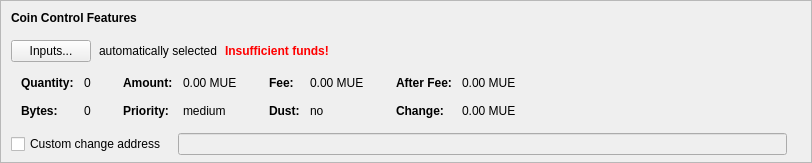
    <widget class="QFrame" name="frameCoinControl">
     <property name="sizePolicy">
      <sizepolicy hsizetype="Expanding" vsizetype="Expanding">
       <horstretch>0</horstretch>
       <verstretch>0</verstretch>
      </sizepolicy>
     </property>
     <property name="maximumSize">
      <size>
       <width>16777215</width>
       <height>16777215</height>
      </size>
     </property>
     <property name="frameShape">
      <enum>QFrame::StyledPanel</enum>
     </property>
     <property name="frameShadow">
      <enum>QFrame::Sunken</enum>
     </property>
     <layout class="QVBoxLayout" name="verticalLayoutCoinControl2">
      <property name="spacing">
       <number>0</number>
      </property>
      <property name="leftMargin">
       <number>0</number>
      </property>
      <property name="topMargin">
       <number>0</number>
      </property>
      <property name="rightMargin">
       <number>0</number>
      </property>
      <property name="bottomMargin">
       <number>6</number>
      </property>
      <item>
       <layout class="QVBoxLayout" name="verticalLayoutCoinControl" stretch="0,0,0,0,1">
        <property name="spacing">
         <number>0</number>
        </property>
        <property name="leftMargin">
         <number>10</number>
        </property>
        <property name="topMargin">
         <number>10</number>
        </property>
        <item>
         <layout class="QHBoxLayout" name="horizontalLayoutCoinControl1">
          <property name="bottomMargin">
           <number>15</number>
          </property>
          <item>
           <widget class="QLabel" name="labelCoinControlFeatures">
            <property name="sizePolicy">
             <sizepolicy hsizetype="Preferred" vsizetype="Maximum">
              <horstretch>0</horstretch>
              <verstretch>0</verstretch>
             </sizepolicy>
            </property>
            <property name="font">
             <font>
              <weight>75</weight>
              <bold>true</bold>
             </font>
            </property>
            <property name="styleSheet">
             <string notr="true">font-weight:bold;</string>
            </property>
            <property name="text">
             <string>Coin Control Features</string>
            </property>
           </widget>
          </item>
         </layout>
        </item>
        <item>
         <layout class="QHBoxLayout" name="horizontalLayoutCoinControl2" stretch="0,0,0,0">
          <property name="spacing">
           <number>8</number>
          </property>
          <property name="bottomMargin">
           <number>10</number>
          </property>
          <item>
           <widget class="QPushButton" name="pushButtonCoinControl">
            <property name="styleSheet">
             <string notr="true"/>
            </property>
            <property name="text">
             <string>Inputs...</string>
            </property>
            <property name="autoDefault">
             <bool>false</bool>
            </property>
           </widget>
          </item>
          <item>
           <widget class="QLabel" name="labelCoinControlAutomaticallySelected">
            <property name="text">
             <string>automatically selected</string>
            </property>
            <property name="margin">
             <number>5</number>
            </property>
           </widget>
          </item>
          <item>
           <widget class="QLabel" name="labelCoinControlInsuffFunds">
            <property name="font">
             <font>
              <weight>75</weight>
              <bold>true</bold>
             </font>
            </property>
            <property name="styleSheet">
             <string notr="true">color:red;font-weight:bold;</string>
            </property>
            <property name="text">
             <string>Insufficient funds!</string>
            </property>
            <property name="margin">
             <number>5</number>
            </property>
           </widget>
          </item>
          <item>
           <spacer name="horizontalSpacerCoinControl">
            <property name="orientation">
             <enum>Qt::Horizontal</enum>
            </property>
            <property name="sizeHint" stdset="0">
             <size>
              <width>40</width>
              <height>1</height>
             </size>
            </property>
           </spacer>
          </item>
         </layout>
        </item>
        <item>
         <widget class="QWidget" name="widgetCoinControl" native="true">
          <property name="sizePolicy">
           <sizepolicy hsizetype="Preferred" vsizetype="Preferred">
            <horstretch>0</horstretch>
            <verstretch>0</verstretch>
           </sizepolicy>
          </property>
          <property name="minimumSize">
           <size>
            <width>0</width>
            <height>0</height>
           </size>
          </property>
          <property name="styleSheet">
           <string notr="true"/>
          </property>
          <layout class="QHBoxLayout" name="horizontalLayoutCoinControl5">
           <property name="leftMargin">
            <number>0</number>
           </property>
           <property name="topMargin">
            <number>0</number>
           </property>
           <property name="rightMargin">
            <number>0</number>
           </property>
           <property name="bottomMargin">
            <number>0</number>
           </property>
           <item>
            <layout class="QHBoxLayout" name="horizontalLayoutCoinControl3" stretch="0,0,0,1">
             <property name="spacing">
              <number>20</number>
             </property>
             <property name="topMargin">
              <number>0</number>
             </property>
             <property name="bottomMargin">
              <number>10</number>
             </property>
             <item>
              <layout class="QFormLayout" name="formLayoutCoinControl1">
               <property name="horizontalSpacing">
                <number>10</number>
               </property>
               <property name="verticalSpacing">
                <number>14</number>
               </property>
               <property name="leftMargin">
                <number>10</number>
               </property>
               <property name="topMargin">
                <number>4</number>
               </property>
               <property name="rightMargin">
                <number>6</number>
               </property>
               <item row="0" column="0">
                <widget class="QLabel" name="labelCoinControlQuantityText">
                 <property name="font">
                  <font>
                   <weight>75</weight>
                   <bold>true</bold>
                  </font>
                 </property>
                 <property name="text">
                  <string>Quantity:</string>
                 </property>
                 <property name="margin">
                  <number>0</number>
                 </property>
                </widget>
               </item>
               <item row="0" column="1">
                <widget class="QLabel" name="labelCoinControlQuantity">
                 <property name="cursor">
                  <cursorShape>IBeamCursor</cursorShape>
                 </property>
                 <property name="contextMenuPolicy">
                  <enum>Qt::ActionsContextMenu</enum>
                 </property>
                 <property name="text">
                  <string notr="true">0</string>
                 </property>
                 <property name="margin">
                  <number>0</number>
                 </property>
                 <property name="textInteractionFlags">
                  <set>Qt::LinksAccessibleByMouse|Qt::TextSelectableByKeyboard|Qt::TextSelectableByMouse</set>
                 </property>
                </widget>
               </item>
               <item row="1" column="0">
                <widget class="QLabel" name="labelCoinControlBytesText">
                 <property name="font">
                  <font>
                   <weight>75</weight>
                   <bold>true</bold>
                  </font>
                 </property>
                 <property name="text">
                  <string>Bytes:</string>
                 </property>
                </widget>
               </item>
               <item row="1" column="1">
                <widget class="QLabel" name="labelCoinControlBytes">
                 <property name="cursor">
                  <cursorShape>IBeamCursor</cursorShape>
                 </property>
                 <property name="contextMenuPolicy">
                  <enum>Qt::ActionsContextMenu</enum>
                 </property>
                 <property name="text">
                  <string notr="true">0</string>
                 </property>
                 <property name="textInteractionFlags">
                  <set>Qt::LinksAccessibleByMouse|Qt::TextSelectableByKeyboard|Qt::TextSelectableByMouse</set>
                 </property>
                </widget>
               </item>
              </layout>
             </item>
             <item>
              <layout class="QFormLayout" name="formLayoutCoinControl2">
               <property name="horizontalSpacing">
                <number>10</number>
               </property>
               <property name="verticalSpacing">
                <number>14</number>
               </property>
               <property name="leftMargin">
                <number>6</number>
               </property>
               <property name="topMargin">
                <number>4</number>
               </property>
               <property name="rightMargin">
                <number>6</number>
               </property>
               <item row="0" column="0">
                <widget class="QLabel" name="labelCoinControlAmountText">
                 <property name="font">
                  <font>
                   <weight>75</weight>
                   <bold>true</bold>
                  </font>
                 </property>
                 <property name="text">
                  <string>Amount:</string>
                 </property>
                 <property name="margin">
                  <number>0</number>
                 </property>
                </widget>
               </item>
               <item row="0" column="1">
                <widget class="QLabel" name="labelCoinControlAmount">
                 <property name="cursor">
                  <cursorShape>IBeamCursor</cursorShape>
                 </property>
                 <property name="contextMenuPolicy">
                  <enum>Qt::ActionsContextMenu</enum>
                 </property>
                 <property name="text">
                  <string notr="true">0.00 MUE</string>
                 </property>
                 <property name="textInteractionFlags">
                  <set>Qt::LinksAccessibleByMouse|Qt::TextSelectableByKeyboard|Qt::TextSelectableByMouse</set>
                 </property>
                </widget>
               </item>
               <item row="1" column="0">
                <widget class="QLabel" name="labelCoinControlPriorityText">
                 <property name="font">
                  <font>
                   <weight>75</weight>
                   <bold>true</bold>
                  </font>
                 </property>
                 <property name="text">
                  <string>Priority:</string>
                 </property>
                </widget>
               </item>
               <item row="1" column="1">
                <widget class="QLabel" name="labelCoinControlPriority">
                 <property name="cursor">
                  <cursorShape>IBeamCursor</cursorShape>
                 </property>
                 <property name="contextMenuPolicy">
                  <enum>Qt::ActionsContextMenu</enum>
                 </property>
                 <property name="text">
                  <string>medium</string>
                 </property>
                 <property name="textInteractionFlags">
                  <set>Qt::LinksAccessibleByMouse|Qt::TextSelectableByKeyboard|Qt::TextSelectableByMouse</set>
                 </property>
                </widget>
               </item>
              </layout>
             </item>
             <item>
              <layout class="QFormLayout" name="formLayoutCoinControl3">
               <property name="horizontalSpacing">
                <number>10</number>
               </property>
               <property name="verticalSpacing">
                <number>14</number>
               </property>
               <property name="leftMargin">
                <number>6</number>
               </property>
               <property name="topMargin">
                <number>4</number>
               </property>
               <property name="rightMargin">
                <number>6</number>
               </property>
               <item row="0" column="0">
                <widget class="QLabel" name="labelCoinControlFeeText">
                 <property name="font">
                  <font>
                   <weight>75</weight>
                   <bold>true</bold>
                  </font>
                 </property>
                 <property name="text">
                  <string>Fee:</string>
                 </property>
                 <property name="margin">
                  <number>0</number>
                 </property>
                </widget>
               </item>
               <item row="0" column="1">
                <widget class="QLabel" name="labelCoinControlFee">
                 <property name="cursor">
                  <cursorShape>IBeamCursor</cursorShape>
                 </property>
                 <property name="contextMenuPolicy">
                  <enum>Qt::ActionsContextMenu</enum>
                 </property>
                 <property name="text">
                  <string notr="true">0.00 MUE</string>
                 </property>
                 <property name="textInteractionFlags">
                  <set>Qt::LinksAccessibleByMouse|Qt::TextSelectableByKeyboard|Qt::TextSelectableByMouse</set>
                 </property>
                </widget>
               </item>
               <item row="1" column="0">
                <widget class="QLabel" name="labelCoinControlLowOutputText">
                 <property name="font">
                  <font>
                   <weight>75</weight>
                   <bold>true</bold>
                  </font>
                 </property>
                 <property name="text">
                  <string>Dust:</string>
                 </property>
                </widget>
               </item>
               <item row="1" column="1">
                <widget class="QLabel" name="labelCoinControlLowOutput">
                 <property name="cursor">
                  <cursorShape>IBeamCursor</cursorShape>
                 </property>
                 <property name="contextMenuPolicy">
                  <enum>Qt::ActionsContextMenu</enum>
                 </property>
                 <property name="text">
                  <string>no</string>
                 </property>
                 <property name="textInteractionFlags">
                  <set>Qt::LinksAccessibleByMouse|Qt::TextSelectableByKeyboard|Qt::TextSelectableByMouse</set>
                 </property>
                </widget>
               </item>
              </layout>
             </item>
             <item>
              <layout class="QFormLayout" name="formLayoutCoinControl4">
               <property name="horizontalSpacing">
                <number>10</number>
               </property>
               <property name="verticalSpacing">
                <number>14</number>
               </property>
               <property name="leftMargin">
                <number>6</number>
               </property>
               <property name="topMargin">
                <number>4</number>
               </property>
               <property name="rightMargin">
                <number>6</number>
               </property>
               <item row="0" column="0">
                <widget class="QLabel" name="labelCoinControlAfterFeeText">
                 <property name="font">
                  <font>
                   <weight>75</weight>
                   <bold>true</bold>
                  </font>
                 </property>
                 <property name="text">
                  <string>After Fee:</string>
                 </property>
                 <property name="margin">
                  <number>0</number>
                 </property>
                </widget>
               </item>
               <item row="0" column="1">
                <widget class="QLabel" name="labelCoinControlAfterFee">
                 <property name="cursor">
                  <cursorShape>IBeamCursor</cursorShape>
                 </property>
                 <property name="contextMenuPolicy">
                  <enum>Qt::ActionsContextMenu</enum>
                 </property>
                 <property name="text">
                  <string notr="true">0.00 MUE</string>
                 </property>
                 <property name="textInteractionFlags">
                  <set>Qt::LinksAccessibleByMouse|Qt::TextSelectableByKeyboard|Qt::TextSelectableByMouse</set>
                 </property>
                </widget>
               </item>
               <item row="1" column="0">
                <widget class="QLabel" name="labelCoinControlChangeText">
                 <property name="font">
                  <font>
                   <weight>75</weight>
                   <bold>true</bold>
                  </font>
                 </property>
                 <property name="text">
                  <string>Change:</string>
                 </property>
                </widget>
               </item>
               <item row="1" column="1">
                <widget class="QLabel" name="labelCoinControlChange">
                 <property name="cursor">
                  <cursorShape>IBeamCursor</cursorShape>
                 </property>
                 <property name="contextMenuPolicy">
                  <enum>Qt::ActionsContextMenu</enum>
                 </property>
                 <property name="text">
                  <string notr="true">0.00 MUE</string>
                 </property>
                 <property name="textInteractionFlags">
                  <set>Qt::LinksAccessibleByMouse|Qt::TextSelectableByKeyboard|Qt::TextSelectableByMouse</set>
                 </property>
                </widget>
               </item>
              </layout>
             </item>
            </layout>
           </item>
          </layout>
         </widget>
        </item>
        <item>
         <layout class="QHBoxLayout" name="horizontalLayoutCoinControl4" stretch="0,0,0">
          <property name="spacing">
           <number>12</number>
          </property>
          <property name="sizeConstraint">
           <enum>QLayout::SetDefaultConstraint</enum>
          </property>
          <property name="topMargin">
           <number>5</number>
          </property>
          <property name="rightMargin">
           <number>5</number>
          </property>
          <item>
           <widget class="QCheckBox" name="checkBoxCoinControlChange">
            <property name="toolTip">
             <string>If this is activated, but the change address is empty or invalid, change will be sent to a newly generated address.</string>
            </property>
            <property name="text">
             <string>Custom change address</string>
            </property>
           </widget>
          </item>
          <item>
           <widget class="QValidatedLineEdit" name="lineEditCoinControlChange">
            <property name="enabled">
             <bool>false</bool>
            </property>
            <property name="sizePolicy">
             <sizepolicy hsizetype="Expanding" vsizetype="Fixed">
              <horstretch>0</horstretch>
              <verstretch>0</verstretch>
             </sizepolicy>
            </property>
           </widget>
          </item>
          <item>
           <widget class="QLabel" name="labelCoinControlChangeLabel">
            <property name="sizePolicy">
             <sizepolicy hsizetype="Preferred" vsizetype="Expanding">
              <horstretch>0</horstretch>
              <verstretch>0</verstretch>
             </sizepolicy>
            </property>
            <property name="minimumSize">
             <size>
              <width>0</width>
              <height>0</height>
             </size>
            </property>
            <property name="text">
             <string/>
            </property>
            <property name="margin">
             <number>3</number>
            </property>
           </widget>
          </item>
         </layout>
        </item>
        <item>
         <spacer name="verticalSpacerCoinControl">
          <property name="orientation">
           <enum>Qt::Vertical</enum>
          </property>
          <property name="sizeHint" stdset="0">
           <size>
            <width>800</width>
            <height>1</height>
           </size>
          </property>
         </spacer>
        </item>
       </layout>
      </item>
     </layout>
    </widget>
